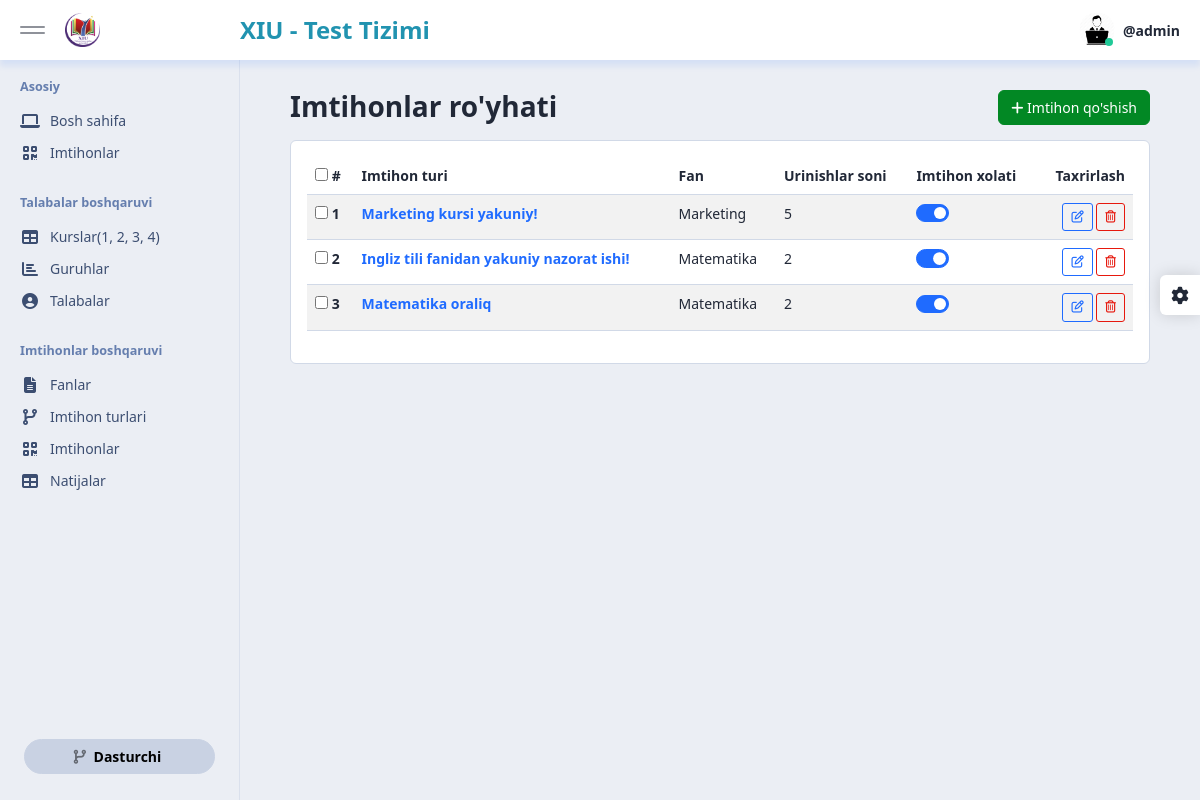
Page /dashboard/quiz/quiz/ (signed in) on the committed database.
### quiz_app/models.py (models this page shows, shortened)
class Quiz(models.Model):
    title = models.CharField(max_length=455)
    quiz_type = models.ForeignKey(QuizType, on_delete=models.CASCADE, related_name='quizes')
    start_time = models.DateTimeField(default=timezone.now)
    end_time = models.DateTimeField(default=timezone.now)
    deadline = models.DurationField(default=timezone.timedelta(minutes=30))
    max_questions = models.BigIntegerField(default=30)
    subject = models.ForeignKey(Subject, on_delete=models.CASCADE)
    groups = models.ManyToManyField(Group, blank=True)
    no_permission_students = models.ManyToManyField(Student, blank=True)
    maximum_attempts = models.PositiveIntegerField(default=2)
    status = models.BooleanField(default=False)
    class Meta:
        ordering = ['-id']

class Subject(models.Model):
    grade = models.ForeignKey(Grade, on_delete=models.CASCADE, related_name='subjects')
    title = models.CharField(max_length=255)
    def __str__(self):
        return self.title
    class Meta:
        ordering = ['-id']

### dashboard_app/views/quiz.py (the view)
# urls.py: path('quiz/quiz/', quiz_list, name='quiz_list'),
@login_required(login_url='login_page')
@user_passes_test(lambda u: u.is_staff)
def quiz_list(request):
    quizes = Quiz.objects.all()
    ctx = {
        'quizes': quizes,
    }
    return render(request, 'dashboard/quiz/quizes/list.html', ctx)

### templates/dashboard/quiz/quizes/list.html (shortened to what this page needs)
{% extends "dashboard/base.html" %}
{% block content %}
<div id="content" class="app-content">
    <div class="row">
        <div class="col-xl-6">
            <h1 class="page-header mb-3">
                    Imtihonlar ro'yhati
            </h1>
        </div>
        <div class="col-xl-6 text-end">
            <a class="btn btn-success mb-2" href="{% url 'quiz_create' %}">
                <i class="fas fa-plus"></i> Imtihon qo'shish
            </a>
        </div>
    </div>
    <div class="row">
        <div class="col-12">
            <div class="card">
                <div class="card-body table-responsive">
                    <form method="post" action="{% url 'quiz_checked_delete' %}">
                        <table class="table table-striped">
                            {% if quizes %}
                                <thead>
                                <tr>
                                    <th scope="col"><input type="checkbox" id="select-all"> #</th>
                                    <th scope="col">Imtihon turi</th>
                                    <th scope="col">Fan</th>
                                    <th scope="col">Urinishlar soni</th>
                                    <th scope="col">Imtihon xolati</th>
                                    <th scope="col" class="text-end">Taxrirlash</th>
                                </tr>
                            </thead>
                                <tbody>
                                {% for quiz in quizes %}
                                    <tr>
                                        <th scope="row">
                                            <input type="checkbox" name="quiz_ids" value="{{ quiz.id }}"> {{ forloop.counter }}
                                        </th>
                                        <td class="fw-bold">
                                            <a class="text-decoration-none" href="{% url 'quiz_edit' pk=quiz.id %}">
                                                {{ quiz.title }}
                                            </a>
                                        </td>
                                        <td>
                                            {{ quiz.subject }}
                                        </td>
                                        <td>
                                            {{ quiz.maximum_attempts }}
                                        </td>
                                        <td>
                                            {% if quiz.status %}
                                                <div class="form-check form-switch">
                                                    <input onchange="checkboxChange('{{ quiz.id }}')" type="checkbox" class="form-check-input" checked id="switch_{{ quiz.id }}">
                                                </div>
                                            {% else %}
                                                <div class="form-check form-switch">
                                                    <input onchange="checkboxChange('{{ quiz.id }}')" type="checkbox" class="form-check-input" id="switch_{{ quiz.id }}">
                                                </div>
                                            {% endif %}
                                        </td>
                                        <td align="right">
                                            <a href="{% url 'quiz_edit' pk=quiz.id %}" class="btn btn-sm btn-outline-primary">
                                                <i class="far fa-edit"></i>
                                            </a>
                                            <button type="button" data-bs-toggle="modal" data-bs-target="#modalDelete"
                                                    data-quiz-id="{{ quiz.id }}" data-quiz-name="{{ quiz.title }}"
                                                    class="btn btn-sm btn-outline-danger">
                                                <i class="far fa-trash-alt"></i>
                                            </button>
                                        </td>
                                    </tr>
                                {% endfor %}
                            </tbody>
                            {% else %}
                                <h5 class="text-danger">Hozircha imtihonlar yo'q!</h5>
                            {% endif %}
                    </table>
                    </form>
                </div>
            </div>
        </div>
    </div>
</div>
{% endblock content %}

### templates/dashboard/base.html (shortened to what this page needs)
{% load static %}
<!DOCTYPE html>
<html lang="en">
<head>
    <link href="{% static 'dashboard/css/vendor.min.css' %}" rel="stylesheet">
    <link href="{% static 'dashboard/css/app.min.css' %}" rel="stylesheet">
</head>
<body>
<div id="app" class="app">
    <div id="header" class="app-header">
        <div class="brand">
            <div class="desktop-toggler">
                <button type="button" class="menu-toggler" data-toggle="sidebar-minify">
                    <span class="bar"></span>
                    <span class="bar"></span>
                </button>
            </div>
            <a href="{% url 'dashboard_home' %}">
                <img src="{% static 'dashboard/images/logo-xiu.png' %}" class="invert-dark" alt="" width="20%">
            </a>
        </div>
        <div class="menu d-flex justify-content-between align-items-center">
            <div class="menu-item">
                <span style="color: #2193b0; font-size: 24px; font-weight: bold;">XIU - Test Tizimi</span>
            </div>
            <div class="menu-item dropdown">
                <a href="#" data-bs-toggle="dropdown" data-display="static" class="menu-link">
                    <div class="menu-img online">
                        {% if user.is_superuser %}
                            <img src="{% static 'dashboard/images/superadmin-icon.jpg' %}" alt="" class="ms-100 mh-100 rounded-circle">
                        {% elif user.is_staff %}
                            <img src="{% static 'dashboard/images/superadmin-icon.jpg' %}" alt="" class="ms-100 mh-100 rounded-circle">
                        {% elif user.is_authenticated %}
                            <img src="{% static 'dashboard/images/student-icon.png' %}" alt="" class="ms-100 mh-100 rounded-circle">
                        {% endif %}
                    </div>
                    <div class="menu-text"><span class="fw-bold">@{{ request.user.username }}</span>
                    </div>
                </a>
            </div>
        </div>
    </div>
    <div id="sidebar" class="app-sidebar">
        <div class="app-sidebar-content" data-scrollbar="true" data-height="100%">
            <div class="menu">
                <div class="menu-header">Asosiy</div>
                <div class="menu-item">
                    <a href="{% url 'dashboard_home' %}" class="menu-link">
                        <span class="menu-icon"><i class="fa fa-laptop"></i></span>
                        <span class="menu-text">Bosh sahifa</span>
                    </a>
                </div>
                <div class="menu-item">
                    <a href="{% url 'quiz_list' %}" class="menu-link">
                        <span class="menu-icon"><i class="fa fa-qrcode"></i></span>
                        <span class="menu-text">Imtihonlar</span>
                    </a>
                </div>
                <div class="menu-divider"></div>
                <div class="menu-header">Talabalar boshqaruvi</div>
                <div class="menu-item">
                    <a href="{% url 'grade_list' %}" class="menu-link">
                        <span class="menu-icon"><i class="fa fa-table"></i></span>
                        <span class="menu-text">Kurslar(1, 2, 3, 4)</span>
                    </a>
                </div>
                <div class="menu-item">
                    <a href="{% url 'group_list' %}" class="menu-link">
                        <span class="menu-icon"><i class="fa fa-chart-bar"></i></span>
                        <span class="menu-text">Guruhlar</span>
                    </a>
                </div>
                <div class="menu-item">
                    <a href="{% url 'student_list' %}" class="menu-link">
                        <span class="menu-icon"><i class="fa fa-user-circle"></i></span>
                        <span class="menu-text">Talabalar</span>
                    </a>
                </div>
                <div class="menu-divider"></div>
                <div class="menu-header">Imtihonlar boshqaruvi</div>
                <div class="menu-item">
                    <a href="{% url 'subject_list' %}" class="menu-link">
                        <span class="menu-icon"><i class="fa fa-file-alt"></i></span>
                        <span class="menu-text">Fanlar</span>
                    </a>
                </div>
                <div class="menu-item">
                    <a href="{% url 'quiz_type_list' %}" class="menu-link">
                        <span class="menu-icon"><i class="fa fa-code-branch"></i></span>
                        <span class="menu-text">Imtihon turlari</span>
                    </a>
                </div>
                <div class="menu-item">
                    <a href="{% url 'quiz_list' %}" class="menu-link">
                        <span class="menu-icon"><i class="fa fa-qrcode"></i></span>
                        <span class="menu-text">Imtihonlar</span>
                    </a>
                </div>
                <div class="menu-item">
                    <a href="{% url 'result_list' %}" class="menu-link">
                        <span class="menu-icon"><i class="fa fa-table"></i></span>
                        <span class="menu-text">Natijalar</span>
                    </a>
                </div>
                <div class="p-3 px-4 mt-auto hide-on-minified">
                    <a href="https://seantheme.com/asp-studio/documentation/index.html" target="_blank"
                       class="btn btn-secondary d-block w-100 fw-600 rounded-pill">
                        <i class="fa fa-code-branch me-1 ms-n1 opacity-5"></i> Dasturchi
                    </a>
                </div>
            </div>
        </div>
    </div>
    {% block content %}
    {% endblock content %}
    <div class="theme-panel">
        <a href="javascript:;" data-click="theme-panel-expand" class="theme-collapse-btn"><i class="fa fa-cog"></i></a>
    </div>
</div>
</body>
</html>

### rows in the picture
Quiz: title "Marketing kursi yakuniy!", subject "Marketing", maximum_attempts "5"
Quiz: title "Ingliz tili fanidan yakuniy nazorat ishi!", subject "Matematika", maximum_attempts "2"
Quiz: title "Matematika oraliq", subject "Matematika", maximum_attempts "2"

### other values in the picture
{{ request.user.username }} "admin"
